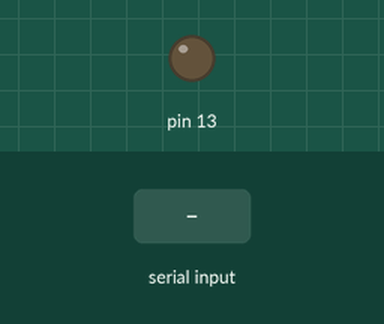
The sketch below on a simulated Arduino Uno, built with avr-gcc and run on an emulated ATmega328P. On the bench: output pins drawn as LEDs (lit = HIGH). The inputs (shaded band) are chosen by the test bench.

Above: at 1.2 s.
1.3 s: "H" received over Serial
At 2.1 s:
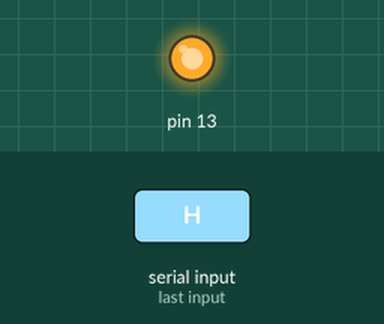
2.8 s: "L" received over Serial
At 3.3 s:
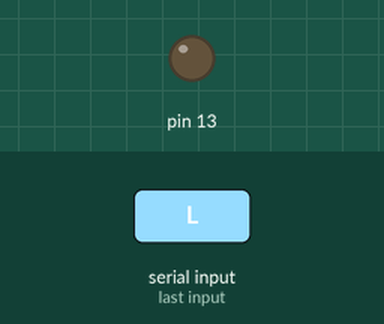
Timing chart, 0 to 5.8 s (numbered marks = the images above; inputs shaded):
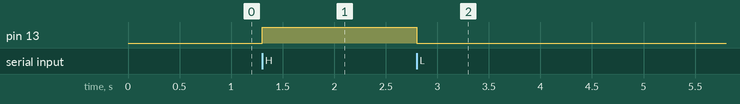

Measured:
- after the input at 1.3 s, pin 13: LOW → HIGH at once
- after the input at 2.8 s, pin 13: HIGH → LOW at once

The sketch:

recvBytes.ino
```cpp
void setup() {
  // put your setup code here, to run once:
  Serial.begin(9600);
  pinMode(13, OUTPUT);
}

void loop() {
  if (Serial.available() > 0) {
    char input = Serial.read();
    if (input == 'H') {
      digitalWrite(13, HIGH);

    }
    if (input == 'L') {
      digitalWrite(13, LOW);

    }
    delay(100);
  }
}
```
